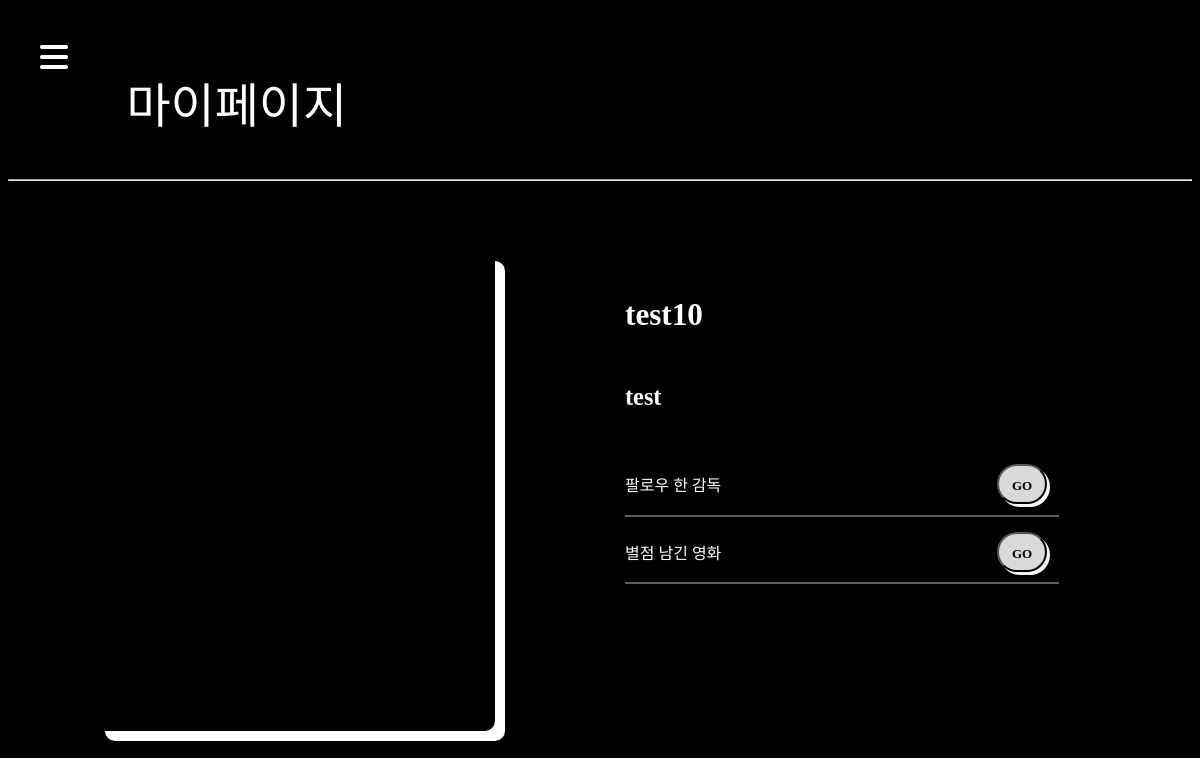
Page /mypage/11/profile/ on the committed database.
### accounts/models.py (models this page shows)
class User(AbstractUser):
    followings = models.ManyToManyField('self', symmetrical=False, related_name='followers', blank=True)
    nickname = models.CharField(max_length=20)
    behind_auth = models.BooleanField(default=False)
    profile_image = models.ImageField(upload_to="image", blank=True)

### mypage/views.py (the view)
# urls.py: path('', views.index, name="index"),
def index(request, user_pk):
    person = get_object_or_404(get_user_model(), pk=user_pk)
    context = {
        'person': person,
    }
    return render(request, 'mypage/index.html', context)

### mypage/templates/mypage/index.html (shortened to what this page needs)
{% extends 'base.html' %}
{% load static %}
{% block css %}
  <link rel="stylesheet" href="{% static "css/mypage.css" %}">
{% endblock css %}
{% block content %}
  <div class="nav">마이페이지</div>
  <hr>
  <div class="box">
    {% if person.profile_image %}
      <img src="{{ person.profile_image.url }}" alt="profile" class="user-img">
    {% endif %}
    <div class="profile">
      <h2>{{ person.username }}</h2>
      <h3>{{ person.nickname }}</h3>
      <br>
      <div class="go-page">
        <p>팔로우 한 감독</p>
        <button onclick="location.href=`{% url 'mypage:likedirectors' person.pk %}`" class="btn">GO</button>
      </div>
      <hr class="hr" align="left">
      <div class="go-page">
        <p>별점 남긴 영화</p>
        <button onclick="location.href=`{% url 'mypage:likemovies' person.pk %}`" class="btn">GO</button>
      </div>
      <hr class="hr" align="left">
    </div>
  </div>
{% endblock content %}

### mypage/static/css/mypage.css (style rules this page uses)
body { background-color: black; height: 50rem; font-family: mypage; }
.nav { width: 90%; height: 5rem; margin-top: 0; padding-left: 10%; padding-top: 5%; padding-bottom: 2%; color: white; font-size: 3em; }
.hr { width: 90%; border: 1px solid #5c5c5c; }
.box { width: 100%; display: flex; justify-content: center; margin-top: 70px; }
.user-img { width: 25rem; height: 30rem; border-radius: 10px; box-shadow: 10px 10px white; }
.profile { width: 30rem; font-size: 1.3em; margin-top: 20px; margin-left: 130px; display: flex; flex-direction: column; align-items: flex-start; color: white; }
.btn { width: 50px; height: 40px; background-color: #d9d9d9; margin-right: 10px; padding-top: 5px; border-radius: 20px; font-family: mypage; font-size: small; font-weight: bolder; cursor: pointer; box-shadow: 3px 3px #f5f5f5; }
.go-page { width: 90%; height: 40px; margin-top: 5px; display: flex; justify-content: space-between; align-items: center; }
p { font-size: medium; }

### rows in the picture
User: profile_image (picture), username "test10", nickname "test"
